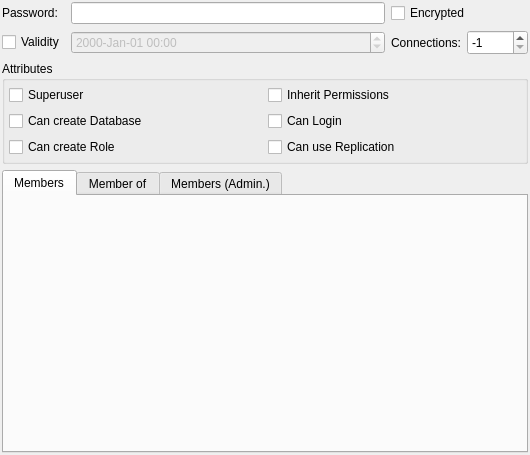
<?xml version="1.0" encoding="UTF-8"?>
<ui version="4.0">
 <class>RoleWidget</class>
 <widget class="QWidget" name="RoleWidget">
  <property name="geometry">
   <rect>
    <x>0</x>
    <y>0</y>
    <width>530</width>
    <height>455</height>
   </rect>
  </property>
  <property name="minimumSize">
   <size>
    <width>400</width>
    <height>0</height>
   </size>
  </property>
  <property name="windowTitle">
   <string>Form</string>
  </property>
  <layout class="QGridLayout" name="role_grid">
   <property name="leftMargin">
    <number>2</number>
   </property>
   <property name="topMargin">
    <number>2</number>
   </property>
   <property name="rightMargin">
    <number>2</number>
   </property>
   <property name="bottomMargin">
    <number>2</number>
   </property>
   <property name="spacing">
    <number>6</number>
   </property>
   <item row="1" column="1">
    <widget class="QDateTimeEdit" name="validity_dte">
     <property name="enabled">
      <bool>false</bool>
     </property>
     <property name="sizePolicy">
      <sizepolicy hsizetype="Expanding" vsizetype="Fixed">
       <horstretch>0</horstretch>
       <verstretch>0</verstretch>
      </sizepolicy>
     </property>
     <property name="specialValueText">
      <string/>
     </property>
     <property name="displayFormat">
      <string>yyyy-MMM-dd hh:mm</string>
     </property>
     <property name="calendarPopup">
      <bool>false</bool>
     </property>
    </widget>
   </item>
   <item row="1" column="3">
    <widget class="QSpinBox" name="conn_limit_sb">
     <property name="sizePolicy">
      <sizepolicy hsizetype="Preferred" vsizetype="Fixed">
       <horstretch>0</horstretch>
       <verstretch>0</verstretch>
      </sizepolicy>
     </property>
     <property name="minimumSize">
      <size>
       <width>0</width>
       <height>25</height>
      </size>
     </property>
     <property name="minimum">
      <number>-1</number>
     </property>
     <property name="maximum">
      <number>65535</number>
     </property>
     <property name="value">
      <number>-1</number>
     </property>
    </widget>
   </item>
   <item row="1" column="0">
    <widget class="QCheckBox" name="validity_chk">
     <property name="text">
      <string>Validity</string>
     </property>
    </widget>
   </item>
   <item row="1" column="2">
    <widget class="QLabel" name="conn_limit_lbl">
     <property name="font">
      <font>
       <weight>50</weight>
       <italic>false</italic>
       <bold>false</bold>
      </font>
     </property>
     <property name="text">
      <string>Connections:</string>
     </property>
    </widget>
   </item>
   <item row="2" column="0" colspan="4">
    <widget class="QGroupBox" name="attributes_gb">
     <property name="title">
      <string>Attributes</string>
     </property>
     <layout class="QGridLayout" name="gridLayout">
      <property name="leftMargin">
       <number>4</number>
      </property>
      <property name="topMargin">
       <number>4</number>
      </property>
      <property name="rightMargin">
       <number>4</number>
      </property>
      <property name="bottomMargin">
       <number>4</number>
      </property>
      <property name="spacing">
       <number>6</number>
      </property>
      <item row="0" column="0">
       <widget class="QCheckBox" name="superusr_chk">
        <property name="text">
         <string>Superuser</string>
        </property>
       </widget>
      </item>
      <item row="0" column="1">
       <widget class="QCheckBox" name="inh_perm_chk">
        <property name="text">
         <string>Inherit Permissions</string>
        </property>
       </widget>
      </item>
      <item row="1" column="0">
       <widget class="QCheckBox" name="create_db_chk">
        <property name="text">
         <string>Can create Database</string>
        </property>
       </widget>
      </item>
      <item row="1" column="1">
       <widget class="QCheckBox" name="can_login_chk">
        <property name="text">
         <string>Can Login</string>
        </property>
       </widget>
      </item>
      <item row="2" column="0">
       <widget class="QCheckBox" name="create_role_chk">
        <property name="text">
         <string>Can create Role</string>
        </property>
       </widget>
      </item>
      <item row="2" column="1">
       <widget class="QCheckBox" name="can_replicate_chk">
        <property name="text">
         <string>Can use Replication</string>
        </property>
       </widget>
      </item>
     </layout>
    </widget>
   </item>
   <item row="3" column="0" colspan="4">
    <widget class="QTabWidget" name="members_twg">
     <property name="currentIndex">
      <number>0</number>
     </property>
     <widget class="QWidget" name="members_tab">
      <attribute name="title">
       <string>Members</string>
      </attribute>
     </widget>
     <widget class="QWidget" name="member_of_tab">
      <attribute name="title">
       <string>Member of</string>
      </attribute>
     </widget>
     <widget class="QWidget" name="adm_members_tab">
      <attribute name="title">
       <string>Members (Admin.)</string>
      </attribute>
     </widget>
    </widget>
   </item>
   <item row="0" column="0">
    <widget class="QLabel" name="passwd_lbl">
     <property name="text">
      <string>Password:</string>
     </property>
    </widget>
   </item>
   <item row="0" column="1">
    <widget class="QLineEdit" name="passwd_edt">
     <property name="sizePolicy">
      <sizepolicy hsizetype="Expanding" vsizetype="Fixed">
       <horstretch>0</horstretch>
       <verstretch>0</verstretch>
      </sizepolicy>
     </property>
    </widget>
   </item>
   <item row="0" column="2" colspan="2">
    <widget class="QCheckBox" name="encrypt_pass_chk">
     <property name="sizePolicy">
      <sizepolicy hsizetype="Preferred" vsizetype="Fixed">
       <horstretch>0</horstretch>
       <verstretch>0</verstretch>
      </sizepolicy>
     </property>
     <property name="text">
      <string>Encrypted</string>
     </property>
    </widget>
   </item>
  </layout>
 </widget>
 <resources/>
 <connections/>
</ui>
